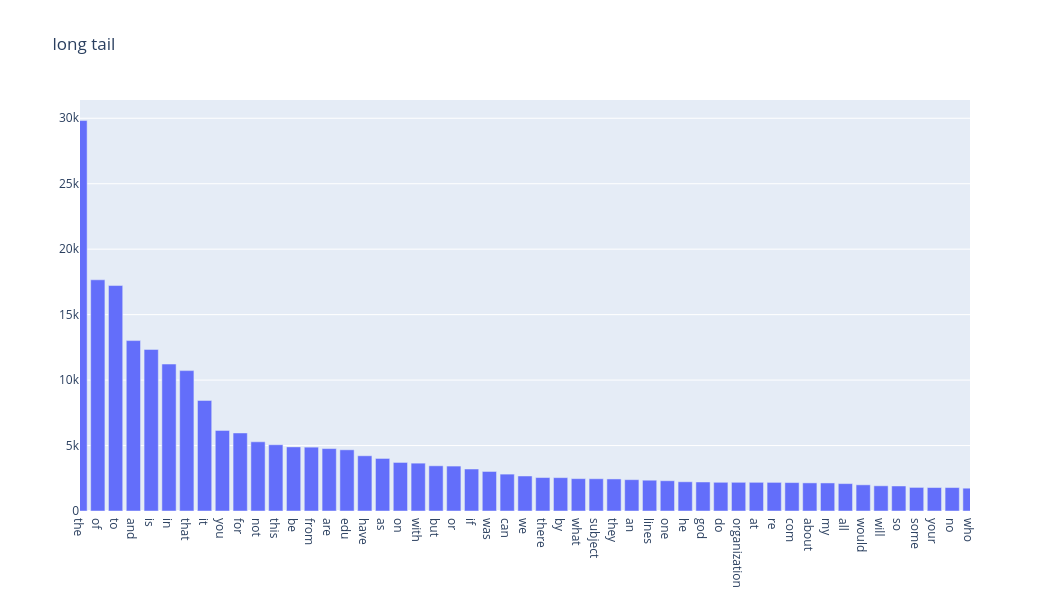

Source (notebook cell):
### Markdown cell above
### >>> **Exercise 14 (take home):** 
Additionally, you can attempt to sort the terms on the `x-axis` by frequency instead of in alphabetical order. This way the visualization is more meaninfgul and you will be able to observe the so called [long tail](https://en.wikipedia.org/wiki/Long_tail) (get familiar with this term since it will appear a lot in data mining and other statistics courses). see picture below

![alt txt](https://upload.wikimedia.org/wikipedia/commons/thumb/8/8a/Long_tail.svg/1000px-Long_tail.svg.png)

### Code cell
# Answer here
top=300
indices = np.argsort(term_frequencies)[::-1][:top]
word = [count_vect.get_feature_names_out()[i] for i in indices]
freq = term_frequencies[indices]

fig = go.Figure(go.Bar(x=word, 
                       y=freq))
fig.update_layout(
    title='long tail',
    xaxis=dict(
        tickmode='array',
        range=[0, 50]
    ),
    width=1050,
    height=600
)


fig.show()

### Figure 1 — Plotly figure (JSON) as saved in the notebook; plotly's stock layout.template omitted (floating-point values rounded to 4 significant figures; data arrays with more than 128 entries replaced by an {"elided": "..."} marker saying what was removed)
{"data": [{"type": "bar", "x": {"elided": "300 str values"}, "y": {"elided": "300 int values"}}], "layout": {"height": 600, "title": {"text": "long tail"}, "width": 1050, "xaxis": {"range": [0, 50], "tickmode": "array", "type": "category"}, "yaxis": {"autorange": true, "range": [0, 31390.0], "type": "linear"}}}
